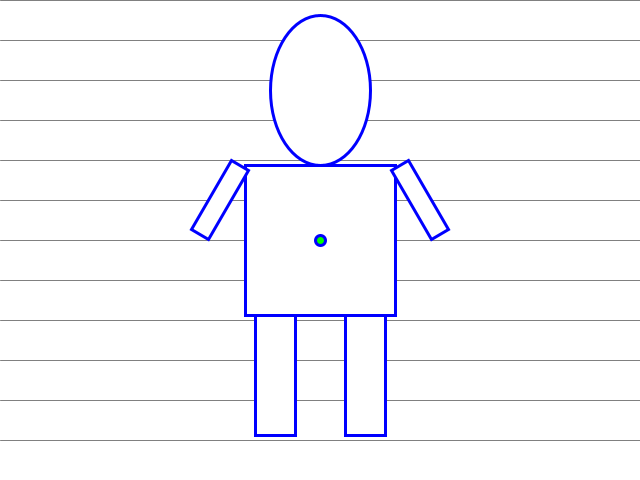
Frame 1 (no input)
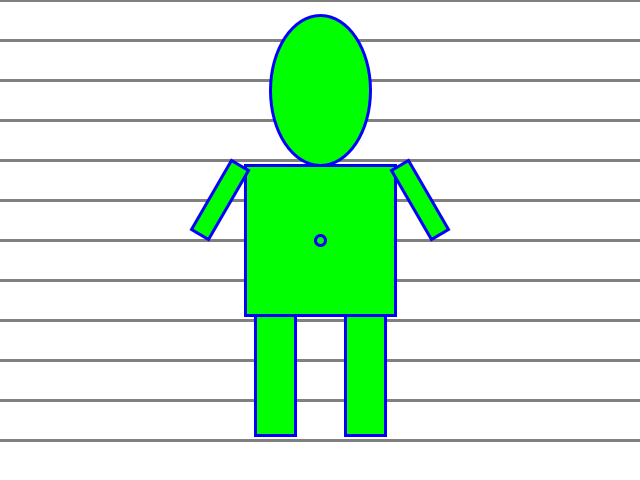
Frame 60 (the mouse pressed at the canvas centre just before this capture)
Frame 120 (the mouse held since frame 60 and released just before this capture): identical to frame 60, image omitted

The Processing sketch that drew these frames (run headless with seeded random() and noise(); from frame 60 on, the mouse is pressed at the canvas centre):

// Processing sketch: c6_puppet_test
// ── c6_puppet_test.pde
/* 
Thisi is an open source code release by Tan Yee Siang, aka exiang.
Feel free to use it for educational purposes.
Please write to me to ask for permission if you like to use it in commercial.
My email address is exiang83 at yahoo dot com
More information can be acquired from here: https://github.com/exiang/beginning-processing
Use the code at your own risk :)
*/

Puppet p1;
int parts = 12;

void setup()
{
  size(640, 480);
  background(255);
  smooth();
  p1 = new Puppet(0,0);
  p1.move(320, 240);
}

void draw()
{  
  background(255);
  // draw control hint
  for(int i=0; i<parts; i++)
  {
    int y = height/parts * i;
    stroke(128,128,128);
    line(0, y, width, y);
  }
  
  pushMatrix();
  translate(p1.xPos, p1.yPos);
  if (mousePressed)
  {
    int d = int(map(mouseX, 0, 640, 0, 360));
    println(d);
    
    if(mouseY>0 && mouseY<(height/parts)*1)
    {
      p1.updateHead(d);
    }
    else if(mouseY>(height/parts)*1 && mouseY<(height/parts)*2)
    {
      p1.updateLeftHand(d);
    }
    else if(mouseY>(height/parts)*2 && mouseY<(height/parts)*3)
    {
      p1.updateLeftHand(d);
    }
    else if(mouseY>(height/parts)*3 && mouseY<(height/parts)*4)
    {
      p1.updateRightHand(d);
    }
    else if(mouseY>(height/parts)*4 && mouseY<(height/parts)*5)
    {
      p1.updateRightHand(d);
    }
    else if(mouseY>(height/parts)*5 && mouseY<(height/parts)*6)
    {
      p1.updateLeftLeg(d);
    }
    else if(mouseY>(height/parts)*6 && mouseY<(height/parts)*7)
    {
      p1.updateLeftLeg(d);
    }
    else if(mouseY>(height/parts)*7 && mouseY<(height/parts)*8)
    {
      p1.updateRightLeg(d);
    }
    else if(mouseY>(height/parts)*8 && mouseY<(height/parts)*9)
    {
      p1.updateRightLeg(d);
    }
    else if(mouseY>(height/parts)*9 && mouseY<(height/parts)*10)
    {
      p1.updateTorso(d);
    }
    else if(mouseY>(height/parts)*10 && mouseY<(height/parts)*11)
    {
      p1.updateX(mouseX);
    }
    else if(mouseY>(height/parts)*11 && mouseY<(height/parts)*12)
    {
      p1.updateY(int(map(mouseX, 0, width, 0, height)));
    }
    
  }
  p1.draw();  
  fill(0, 255, 0);
  ellipse(0, 0, 10, 10);
  popMatrix();
  
  
}

void keyPressed() 
{
  if (key == CODED) 
  {
    if (keyCode == LEFT) 
    {
      p1.xPos -= 2;
    } 
    else if (keyCode == RIGHT) 
    {
      p1.xPos += 2;
    } 
  } else {

  }
}

// ── Puppet.pde
/* 
Thisi is an open source code release by Tan Yee Siang, aka exiang.
Feel free to use it for educational purposes.
Please write to me to ask for permission if you like to use it in commercial.
My email address is exiang83 at yahoo dot com
More information can be acquired from here: https://github.com/exiang/beginning-processing
Use the code at your own risk :)
*/

class Puppet 
{ 
  int xPos, yPos;
  int xHead, yHead, wHead, hHead, rHead;
  int xTorso, yTorso, wTorso, hTorso, rTorso;
  int xLeftHand, yLeftHand, wLeftHand, hLeftHand, rLeftHand;
  int xLeftLeg, yLeftLeg, wLeftLeg, hLeftLeg, rLeftLeg;
  int xRightHand, yRightHand, wRightHand, hRightHand, rRightHand;
  int xRightLeg, yRightLeg, wRightLeg, hRightLeg, rRightLeg;

  Puppet (int x, int y) 
  {  
    xPos = x; 
    yPos = y; 
    
    xTorso = xPos;
    yTorso = yPos;
    wTorso = 150;
    hTorso = 150;
    
    xHead = xPos;
    yHead = yPos-75;
    wHead = 100;
    hHead = 150;    
    rHead = 0;
    
    xLeftHand = xPos-80;
    yLeftHand = yPos-75;
    wLeftHand = 20;
    hLeftHand = 80;
    rLeftHand = 30;
    
    xLeftLeg = xPos-45;
    yLeftLeg = yPos+75;
    wLeftLeg = 40;
    hLeftLeg = 120;    
    rLeftLeg = 0;
    
    xRightHand = xPos+80;
    yRightHand = yPos-75;
    wRightHand = 20;
    hRightHand = 80;
    rRightHand = -30;
    
    xRightLeg = xPos+45;
    yRightLeg = yPos+75;
    wRightLeg = 40;
    hRightLeg = 120;    
    rRightLeg = 0;
  } 
  
  void draw() 
  { 
    stroke(0,0,255);
    strokeWeight(3);
    
    drawTorso();
    drawLeftLeg();
    drawRightLeg();
  } 
  
  void drawHead()
  {
    ellipseMode(CENTER);
    pushMatrix();
    translate(xHead, yHead);
    rotate(radians(rHead));
    ellipse(0, yHead, wHead, -hHead);
    popMatrix();
    
  }
  
  void drawLeftHand()
  {
    rectMode(CENTER);  
    pushMatrix();
   translate(xLeftHand, yLeftHand);
    rotate(radians(rLeftHand));
    rect(0, hLeftHand/2, wLeftHand, hLeftHand);
    popMatrix();
  }
  
  void drawLeftLeg()
  {
    rectMode(CENTER);  
    pushMatrix();
    translate(xLeftLeg, yLeftLeg);
    rotate(radians(rLeftLeg));
    rect(0, hLeftLeg/2, wLeftLeg, hLeftLeg);
    popMatrix();
  }
  
  void drawRightHand()
  {
    rectMode(CENTER);  
    pushMatrix();
    translate(xRightHand, yRightHand);
    rotate(radians(rRightHand));
    rect(0, hRightHand/2, wRightHand, hRightHand);
    popMatrix();
  }
  
  void drawRightLeg()
  {
    rectMode(CENTER);  
    pushMatrix();
    translate(xRightLeg, yRightLeg);
    rotate(radians(rRightLeg));
    rect(0, hRightLeg/2, wRightLeg, hRightLeg);
    popMatrix();
  }
  
  void drawTorso()
  {
    rectMode(CENTER);
    pushMatrix();
    rotate(radians(rTorso));
    rect(xTorso, yTorso, wTorso, hTorso);
    
    drawLeftHand();
    drawRightHand();
    drawHead();
    popMatrix();
  }
  
  void updateX(int x)
  {
    xPos = x;
  }
  
  void updateY(int y)
  {
    yPos = y;
  }
  
  
  void updateHead(int r)
  {
    rHead = r;
  }
  
  void updateTorso(int r)
  {
    if(r<-20) r=-20;
    if(r>20) r=20;
    rTorso = r;
  }
  
  void updateLeftHand(int r)
  {
    rLeftHand = r;
  } 
  
  void updateLeftLeg(int r)
  {
    rLeftLeg = r;
  }
  void updateRightHand(int r)
  {
    rRightHand = r;
  }
  
  void updateRightLeg(int r)
  {
    rRightLeg = r;
  }
  
  void move(int x, int y)
  {
    xPos = x;
    yPos = y;
  }
} 
